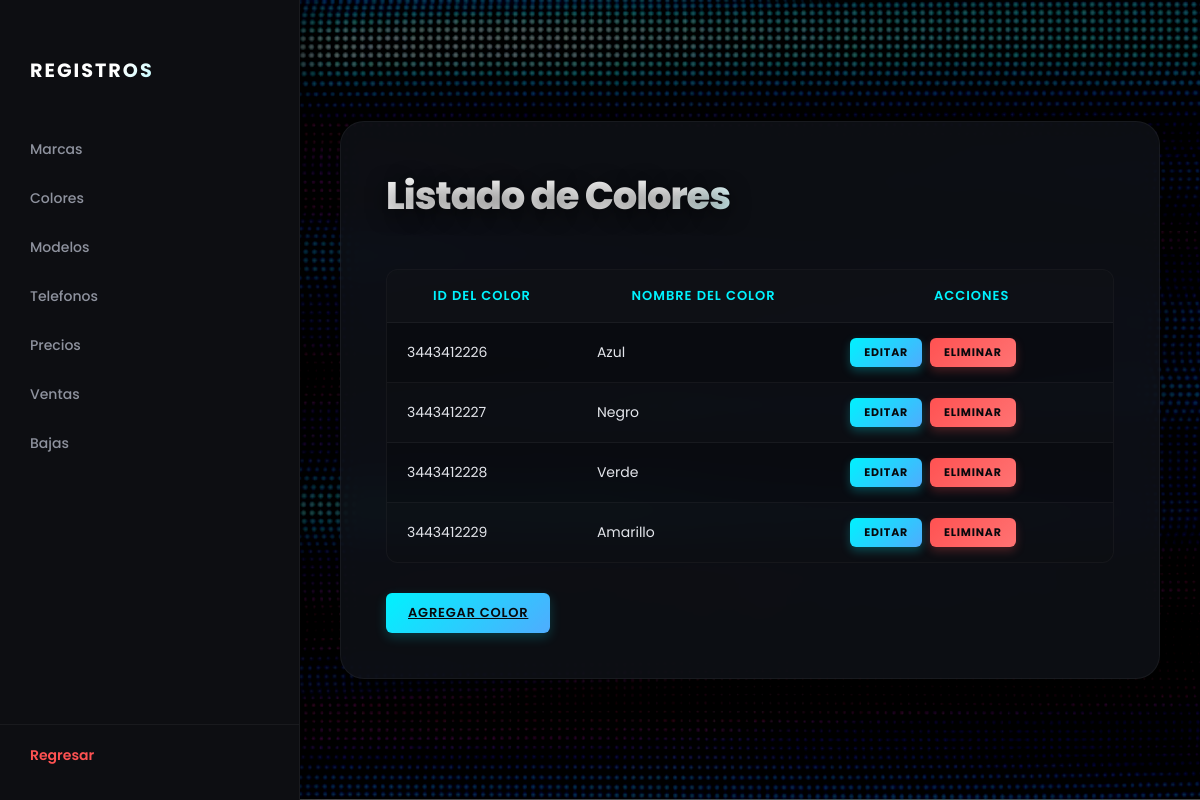
Screenshot of /tienda_telefonos/menu_mostrar.php?p=colores with the database file from the repository.
### tables this page shows
CREATE TABLE IF NOT EXISTS `color` (
  `id_color` int unsigned NOT NULL AUTO_INCREMENT,
  `nombre_color` varchar(50) DEFAULT NULL,
  `activo` int DEFAULT '1',
  PRIMARY KEY (`id_color`)
);

### tienda_telefonos/mostrar/mostrar_color.php (the view, shortened to what this page needs)
<?php
$sql = "SELECT id_color, nombre_color FROM color WHERE activo = 1";
$resultado = $conexion->query($sql);
?>
<div class="main-card-panel">
    <h1 class="titulo-seccion">Listado de Colores</h1>
    <div class="contenedor-tabla">
        <table class="tabla-estilizada">
            <thead>
                <tr>
                    <th>ID del color</th>
                    <th>Nombre del color</th>
                    <th>Acciones</th>
                </tr>
            </thead>
            <tbody>
                <?php
                if ($resultado && $resultado->num_rows > 0) {
                    while($fila = $resultado->fetch_assoc()) {
                ?>
                        <tr>
                            <td><?php echo $fila["id_color"]; ?></td>
                            <td><?php echo $fila["nombre_color"]; ?></td>
                            <td>
                                <div class="bloque-acciones-lista">
                                    <a href="editar/editar_color.php?id=<?php echo $fila['id_color']; ?>" class="btn-lista-premium btn-editar-neo">Editar</a>
                                    <a href="eliminar/eliminar_color.php?id=<?php echo $fila['id_color']; ?>"
                                       class="btn-lista-premium btn-eliminar-neo"
                                       onclick="return confirm('¿Estás seguro de eliminar este color?');">Eliminar</a>
                                </div>
                            </td>
                        </tr>
                <?php
                    }
                } else {
                    echo "<tr><td colspan='3' style='text-align:center; color:var(--texto-gris); padding:20px;'>No hay colores registrados</td></tr>";
                }
                ?>
            </tbody>
        </table>
    </div>
    <div style="margin-top: 10px;">
        <a href="menu_registros.php?p=colores" class="btn-agregar opcion-menu">Agregar Color</a>
    </div>
</div>

### tienda_telefonos/style/estilo_mostrar.css (style rules this page uses)
:root { --bg-total: #08090d; --bg-panel: rgba(17, 19, 26, 0.75); --bg-sidebar: #0d0e12; --turquesa: #00f2fe; --turquesa-hover: #4facfe; --texto-brillante: #ffffff; --texto-gris: #8e929e; --borde-sutil: rgba(255, 255, 255, 0.05); }
body { margin: 0; padding: 0; font-family: 'Poppins', sans-serif; background-color: var(--bg-total); color: var(--texto-brillante); min-height: 100vh; display: flex; position: relative; }
body::before { content: ""; position: fixed; top: 0; left: 0; width: 100%; height: 100%; background-image: url('../img/fondo_ondas.jpg'); background-size: cover; background-position: center; background-repeat: no-repeat; filter: brightness(0.4) contrast(120%) saturate(100%); z-index: -1; }
.main-card-panel { background-color: var(--bg-panel); backdrop-filter: blur(12px); -webkit-backdrop-filter: blur(12px); border: 1px solid var(--borde-sutil); border-radius: 24px; padding: 45px; max-width: 850px; width: 100%; box-shadow: 0 20px 50px rgba(0, 0, 0, 0.5); display: flex; flex-direction: column; gap: 20px; box-sizing: border-box; }
.main-card-panel h1 { font-size: 2.4rem; font-weight: 700; letter-spacing: -0.5px; margin: 0; background: linear-gradient(to right, #ffffff, #a4a8b6); -webkit-background-clip: text; -webkit-text-fill-color: transparent; text-shadow: 0 4px 12px rgba(0, 0, 0, 0.5); }
.contenedor-tabla { width: 100%; margin-top: 10px; overflow-x: auto; }
.tabla-estilizada { width: 100%; border-collapse: separate; border-spacing: 0; background-color: rgba(0, 0, 0, 0.2); border: 1px solid var(--borde-sutil); border-radius: 12px; overflow: hidden; }
.tabla-estilizada th { color: var(--turquesa); font-size: 13px; font-weight: 600; text-transform: uppercase; letter-spacing: 1px; padding: 16px 20px; border-bottom: 1px solid var(--borde-sutil); background-color: rgba(255, 255, 255, 0.02); }
.tabla-estilizada td { padding: 15px 20px; font-size: 14px; color: #e3e5eb; border-bottom: 1px solid var(--borde-sutil); }
.tabla-estilizada tbody tr:last-child td { border-bottom: none; }
.tabla-estilizada tbody tr:nth-of-type(even) { background-color: rgba(255, 255, 255, 0.01); }
.main-card-panel h1 { font-size: 2.8rem; font-weight: 800; letter-spacing: -1px; margin-bottom: 10px; background: linear-gradient(135deg, #ffffff 30%, #a4a8b6 100%); -webkit-background-clip: text; background-clip: text; -webkit-text-fill-color: transparent; text-shadow: 0 4px 20px rgba(0, 0, 0, 0.6); }
.btn-agregar { display: inline-block; padding: 10px 22px; font-size: 13px; font-weight: 600; letter-spacing: 0.8px; border-radius: 6px; background: linear-gradient(135deg, #00f2fe 0%, #4facfe 100%); color: #08090d; border: none; cursor: pointer; transition: all 0.25s ease; box-shadow: 0 4px 12px rgba(0, 242, 254, 0.2); text-transform: uppercase; width: auto; }
.main-card-panel { animation: fadeInForm 0.4s cubic-bezier(0.25, 1, 0.5, 1) forwards; opacity: 0; transform: translateY(15px); }
.main-card-panel .titulo-seccion { font-size: 2.4rem; font-weight: 800; letter-spacing: -1px; margin: 0 0 15px 0; background: linear-gradient(135deg, #ffffff 40%, var(--turquesa) 100%); -webkit-background-clip: text; background-clip: text; -webkit-text-fill-color: transparent; text-shadow: 0 4px 20px rgba(0, 0, 0, 0.6); }
.bloque-acciones-lista { display: inline-flex; gap: 8px; vertical-align: middle; }
.btn-lista-premium { display: inline-block; text-decoration: none; padding: 6px 14px; font-size: 11px; font-weight: 700; letter-spacing: 0.8px; border-radius: 6px; text-transform: uppercase; transition: all 0.25s ease; text-align: center; border: none; cursor: pointer; }
.btn-editar-neo { background: linear-gradient(135deg, #00f2fe 0%, #4facfe 100%); color: #08090d; box-shadow: 0 4px 10px rgba(0, 242, 254, 0.25); }
.btn-eliminar-neo { background: linear-gradient(135deg, #ff5252 0%, #ff7373 100%); color: #08090d; box-shadow: 0 4px 10px rgba(255, 82, 82, 0.25); }

### rows the page displays
color: id_color "3443412226", nombre_color "Azul"
color: id_color "3443412227", nombre_color "Negro"
color: id_color "3443412228", nombre_color "Verde"
color: id_color "3443412229", nombre_color "Amarillo"
